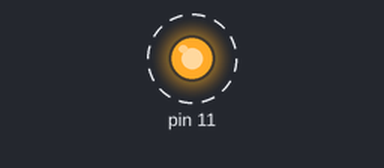
Simulated run of this program. Board: Raspberry Pi (header pin numbers). On the bench: output pins drawn as LEDs (lit = HIGH). Dashed ring = blinking.

Above: at 0.5 s.
Timing chart, 0 to 4.6 s (numbered marks = the images above):
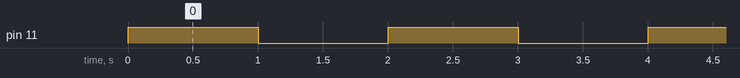

Measured:
- by itself, pin 11: alternates HIGH for 1.0 s and LOW for 1.0 s

The program:

Blinking_LED.py
```python
import RPi.GPIO as GPIO
import time

# Use physical board pin numbering
GPIO.setmode(GPIO.BOARD)

# Set pin 11 as output
GPIO.setup(11, GPIO.OUT)

try:
    while True:
        GPIO.output(11, True)   # LED ON
        time.sleep(1)           # wait 1 second
        GPIO.output(11, False)  # LED OFF
        time.sleep(1)           # wait 1 second
except KeyboardInterrupt:
    # Stop with Ctrl+C
    print("Exiting program...")
finally:
    GPIO.cleanup()  # Reset GPIO settings
```
